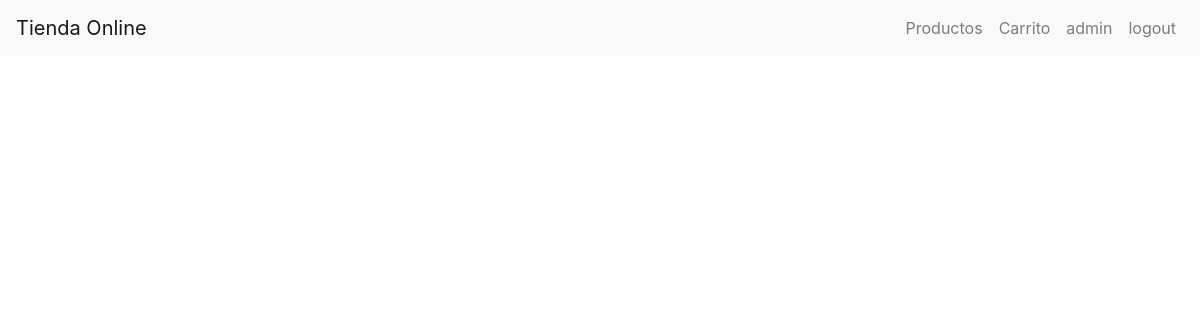
/productos/ (signed in), run on an earlier commit of the app's database.
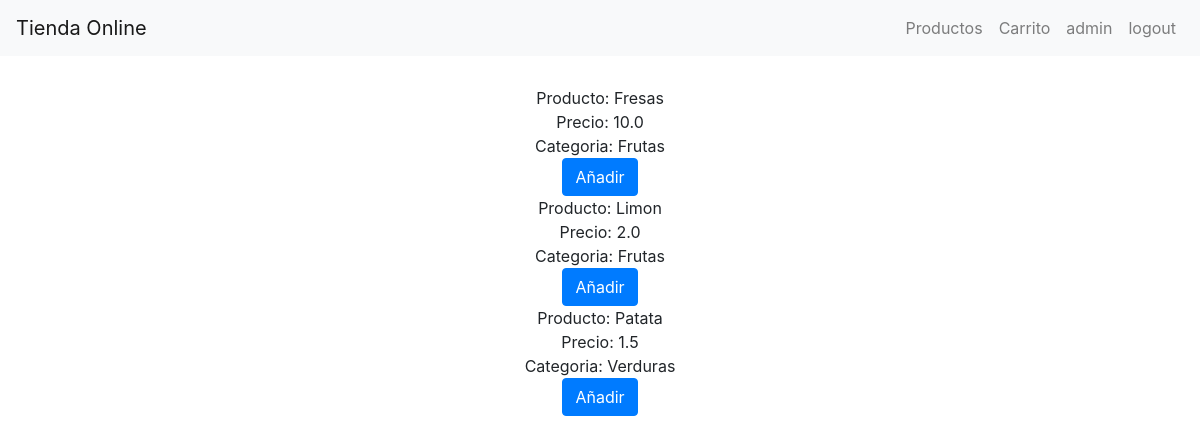
And on a later commit of the database.
### shoponline/models.py (models this page shows, shortened)
class Productos(models.Model):
    nombre = models.CharField(max_length=30)
    precio = models.FloatField()
    categoria = models.ForeignKey('Categoria' , on_delete=models.SET_NULL , null=True)

class Categoria(models.Model):
    nombre = models.CharField(max_length=30)
    descripcion = models.CharField(max_length=200)
    def __str__(self):
        return '%s' % (self.nombre)

### shoponline/views.py (the view)
# urls.py: path('productos/', include('shoponline.urls')),
@login_required(login_url='/accounts/login')
def productos(request):
	all_productos = Productos.objects.all()
	return render(request, 'productos.html', context={'all_productos': all_productos})

### templates/productos.html (shortened to what this page needs)
<!DOCTYPE html>
<html>
<head>
    <link rel="stylesheet" href="https://stackpath.bootstrapcdn.com/bootstrap/4.3.1/css/bootstrap.min.css">
</head>
<body>
    <nav class="navbar navbar-light bg-light navbar-expand-lg">
        <a href="#" class="navbar-brand">Tienda Online</a>
        <div class="collapse navbar-collapse" id="navbarCollapse">
            <ul class="navbar-nav ml-auto">
                <li class="navbar-item">
                    <a href="{% url 'productos' %}" class="nav-link">Productos</a>
                </li>
                <li class="navbar-item">
                    <a href="{% url 'compra' %}" class="nav-link">Carrito</a>
                </li>
                <li class="navbar-item">
                    <a class="nav-link">{{ user.username }}</a>
                </li>
                <li class="navbar-item">
                    <a href="{% url 'login' %}?next={{request.path}}" class="nav-link">logout</a>
                </li>
            </ul>
        </div>
    </nav>
    <div class="container" vocab="http://schema.org" typeof="ItemList" style="margin-top:30px;" align="center">
            {% for i in all_productos %}
                <div property="itemListElement" typeof="Product">
                    Producto: <span property="name">{{ i.nombre }}</span><br>
                    Precio: <span property="priceCurrency" content="EUR">{{ i.precio }}</span><br>
                    Categoria: <span property="category">{{ i.categoria }}</span><br>
                    <a class="btn btn-primary" href="{% url 'add_product' nombre=i.nombre %}" type="submit" name="name" placeholder="name" role="button">Añadir</a>
                </div>
            {% endfor %}
    </div>
    <link href="//maxcdn.bootstrapcdn.com/bootstrap/4.0.0/css/bootstrap.min.css" rel="stylesheet" id="bootstrap-css">
    <link rel="stylesheet" href="https://use.fontawesome.com/releases/v5.0.8/css/all.css">
</body>
</html>

What changed in the data, as far as the page shows it:
added Productos: nombre "Fresas", precio "10.0", categoria "Frutas"
added Productos: nombre "Limon", precio "2.0", categoria "Frutas"
added Productos: nombre "Patata", precio "1.5", categoria "Verduras"
